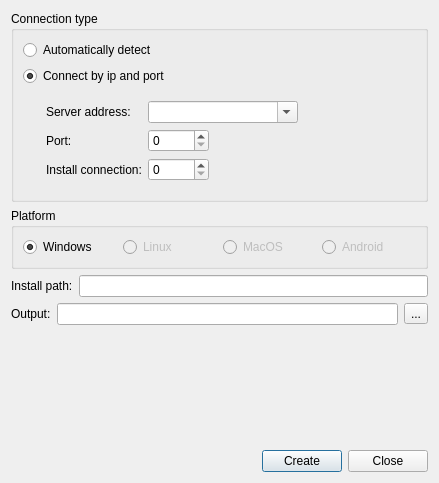
<?xml version="1.0" encoding="UTF-8"?>
<ui version="4.0">
 <class>CreateClientDialog</class>
 <widget class="QDialog" name="CreateClientDialog">
  <property name="geometry">
   <rect>
    <x>0</x>
    <y>0</y>
    <width>439</width>
    <height>483</height>
   </rect>
  </property>
  <property name="windowTitle">
   <string>Dialog</string>
  </property>
  <layout class="QVBoxLayout" name="verticalLayout">
   <item>
    <widget class="QGroupBox" name="groupBox_2">
     <property name="title">
      <string>Connection type</string>
     </property>
     <layout class="QVBoxLayout" name="verticalLayout_2">
      <item>
       <widget class="QRadioButton" name="radioButtonAutoDetect">
        <property name="text">
         <string>Automatically detect</string>
        </property>
       </widget>
      </item>
      <item>
       <widget class="QRadioButton" name="radioButtonByAddressAndPort">
        <property name="text">
         <string>Connect by ip and port</string>
        </property>
        <property name="checked">
         <bool>true</bool>
        </property>
       </widget>
      </item>
      <item>
       <widget class="QWidget" name="widgetConnectionDetails" native="true">
        <layout class="QFormLayout" name="formLayout">
         <property name="fieldGrowthPolicy">
          <enum>QFormLayout::ExpandingFieldsGrow</enum>
         </property>
         <property name="leftMargin">
          <number>23</number>
         </property>
         <item row="0" column="0">
          <widget class="QLabel" name="label">
           <property name="text">
            <string>Server address:</string>
           </property>
          </widget>
         </item>
         <item row="1" column="0">
          <widget class="QLabel" name="label_2">
           <property name="text">
            <string>Port:</string>
           </property>
          </widget>
         </item>
         <item row="1" column="1">
          <widget class="QSpinBox" name="spinBoxPort">
           <property name="maximum">
            <number>99999</number>
           </property>
          </widget>
         </item>
         <item row="2" column="0">
          <widget class="QLabel" name="labelInstallerPort">
           <property name="text">
            <string>Install connection:</string>
           </property>
          </widget>
         </item>
         <item row="2" column="1">
          <widget class="QSpinBox" name="spinBoxInstallerPort">
           <property name="maximum">
            <number>99999</number>
           </property>
          </widget>
         </item>
         <item row="0" column="1">
          <widget class="QComboBox" name="comboBoxServerAddress">
           <property name="minimumSize">
            <size>
             <width>150</width>
             <height>0</height>
            </size>
           </property>
           <property name="editable">
            <bool>true</bool>
           </property>
          </widget>
         </item>
        </layout>
       </widget>
      </item>
     </layout>
    </widget>
   </item>
   <item>
    <widget class="QGroupBox" name="groupBox">
     <property name="title">
      <string>Platform</string>
     </property>
     <layout class="QHBoxLayout" name="horizontalLayout_3">
      <item>
       <widget class="QRadioButton" name="radioButtonWindows">
        <property name="text">
         <string>Windows</string>
        </property>
        <property name="checked">
         <bool>true</bool>
        </property>
       </widget>
      </item>
      <item>
       <widget class="QRadioButton" name="radioButtonLinux">
        <property name="enabled">
         <bool>false</bool>
        </property>
        <property name="text">
         <string>Linux</string>
        </property>
       </widget>
      </item>
      <item>
       <widget class="QRadioButton" name="radioButtonMacos">
        <property name="enabled">
         <bool>false</bool>
        </property>
        <property name="text">
         <string>MacOS</string>
        </property>
       </widget>
      </item>
      <item>
       <widget class="QRadioButton" name="radioButtonAndroid">
        <property name="enabled">
         <bool>false</bool>
        </property>
        <property name="text">
         <string>Android</string>
        </property>
       </widget>
      </item>
     </layout>
    </widget>
   </item>
   <item>
    <layout class="QHBoxLayout" name="horizontalLayout_4">
     <item>
      <widget class="QLabel" name="label_4">
       <property name="text">
        <string>Install path:</string>
       </property>
      </widget>
     </item>
     <item>
      <widget class="QLineEdit" name="lineEditOutput_2"/>
     </item>
    </layout>
   </item>
   <item>
    <layout class="QHBoxLayout" name="horizontalLayout_2">
     <item>
      <widget class="QLabel" name="label_3">
       <property name="text">
        <string>Output:</string>
       </property>
      </widget>
     </item>
     <item>
      <widget class="QLineEdit" name="lineEditOutput"/>
     </item>
     <item>
      <widget class="QToolButton" name="toolButtonBrowseOutput">
       <property name="text">
        <string>...</string>
       </property>
      </widget>
     </item>
    </layout>
   </item>
   <item>
    <spacer name="verticalSpacer">
     <property name="orientation">
      <enum>Qt::Vertical</enum>
     </property>
     <property name="sizeHint" stdset="0">
      <size>
       <width>20</width>
       <height>2</height>
      </size>
     </property>
    </spacer>
   </item>
   <item>
    <layout class="QHBoxLayout" name="horizontalLayout">
     <item>
      <spacer name="horizontalSpacer">
       <property name="orientation">
        <enum>Qt::Horizontal</enum>
       </property>
       <property name="sizeHint" stdset="0">
        <size>
         <width>40</width>
         <height>20</height>
        </size>
       </property>
      </spacer>
     </item>
     <item>
      <widget class="QPushButton" name="pushButtonBuild">
       <property name="text">
        <string>Create</string>
       </property>
      </widget>
     </item>
     <item>
      <widget class="QPushButton" name="pushButton_2">
       <property name="text">
        <string>Close</string>
       </property>
      </widget>
     </item>
    </layout>
   </item>
  </layout>
 </widget>
 <resources/>
 <connections>
  <connection>
   <sender>radioButtonByAddressAndPort</sender>
   <signal>toggled(bool)</signal>
   <receiver>widgetConnectionDetails</receiver>
   <slot>setEnabled(bool)</slot>
   <hints>
    <hint type="sourcelabel">
     <x>87</x>
     <y>83</y>
    </hint>
    <hint type="destinationlabel">
     <x>34</x>
     <y>127</y>
    </hint>
   </hints>
  </connection>
  <connection>
   <sender>pushButton_2</sender>
   <signal>clicked()</signal>
   <receiver>CreateClientDialog</receiver>
   <slot>reject()</slot>
   <hints>
    <hint type="sourcelabel">
     <x>330</x>
     <y>416</y>
    </hint>
    <hint type="destinationlabel">
     <x>358</x>
     <y>403</y>
    </hint>
   </hints>
  </connection>
 </connections>
</ui>
